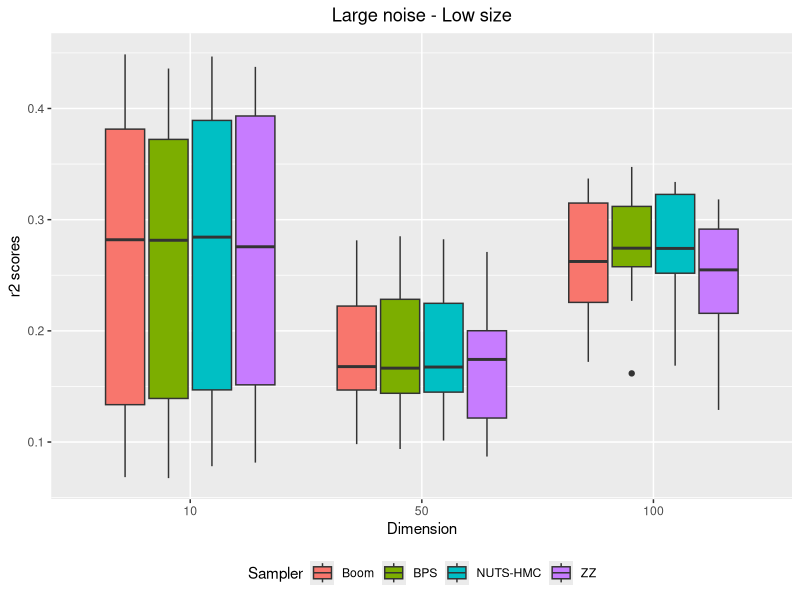

R code for this plot:
# plot by number of dimensions
library(ggplot2)

r2scores_bk_d10_n100_slar = read.csv("r2scores_bk_d10_n100_slar.csv")
r2scores_zz_d10_n100_slar = read.csv("r2scores_zz_d10_n100_slar.csv")
r2scores_hmc_d10_n100_slar = read.csv("r2scores_hmc_d10_n100_slar.csv")
r2scores_bps_d10_n100_slar = read.csv("r2scores_bps_d10_n100_slar.csv")
r2scores_bk_d50_n100_slar = read.csv("r2scores_bk_d50_n100_slar.csv")
r2scores_zz_d50_n100_slar = read.csv("r2scores_zz_d50_n100_slar.csv")
r2scores_hmc_d50_n100_slar = read.csv("r2scores_hmc_d50_n100_slar.csv")
r2scores_bps_d50_n100_slar = read.csv("r2scores_bps_d50_n100_slar.csv")
r2scores_bk_d100_n1000_slar = read.csv("r2scores_bk_d100_n1000_slar.csv")
r2scores_zz_d100_n1000_slar = read.csv("r2scores_zz_d100_n1000_slar.csv")
r2scores_hmc_d100_n1000_slar = read.csv("r2scores_hmc_d100_n1000_slar.csv")
r2scores_bps_d100_n1000_slar = read.csv("r2scores_bps_d100_n1000_slar.csv")

#dataframe creation 
r2scores_d10 = c(r2scores_bk_d10_n100_slar$X0,r2scores_bps_d10_n100_slar$X0,r2scores_zz_d10_n100_slar$X0,r2scores_hmc_d10_n100_slar$X0)
r2scores_d50 = c(r2scores_bk_d50_n100_slar$X0,r2scores_bps_d50_n100_slar$X0,r2scores_zz_d50_n100_slar$X0,r2scores_hmc_d50_n100_slar$X0)
r2scores_d100 = c(r2scores_bk_d100_n1000_slar$X0,r2scores_bps_d100_n1000_slar$X0,r2scores_zz_d100_n1000_slar$X0,r2scores_hmc_d100_n1000_slar$X0)
r2scores_val = c(r2scores_d10, r2scores_d50, r2scores_d100)
r2scores = c("10", "50", "100")
d_val = rep(r2scores, each=40)
samplers = c("Boom", "BPS", "ZZ", "NUTS-HMC")
s_val = c(rep(samplers, each=10),rep(samplers, each=10),rep(samplers, each=10))

df = data.frame(d_val, r2scores_val, s_val)

#plot 
png("r2scores_by_dimension_nlow_slar.png", units="in", width=5, height=5, res=600)
ggplot(df, aes(x=factor(d_val, level=c("10", "50", "100")), y=r2scores_val, fill=s_val)) + 
  geom_boxplot() + xlab("Dimension") + ylab("r2 scores") + ggtitle("Large noise - Low size")+ labs(fill='Sampler') + theme(plot.title = element_text(hjust = 0.5), legend.position="bottom")
dev.off()